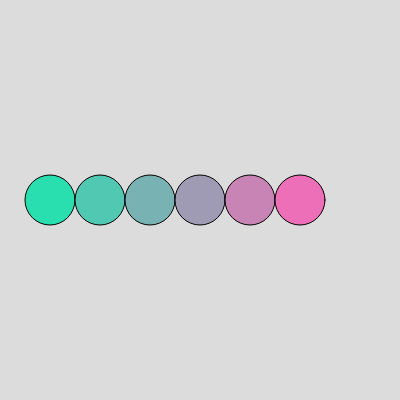
Frame 1 (no input)
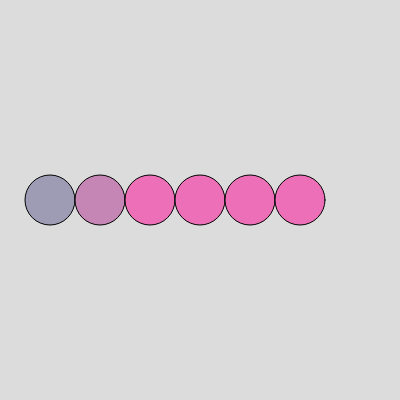
Frame 60 (no input)
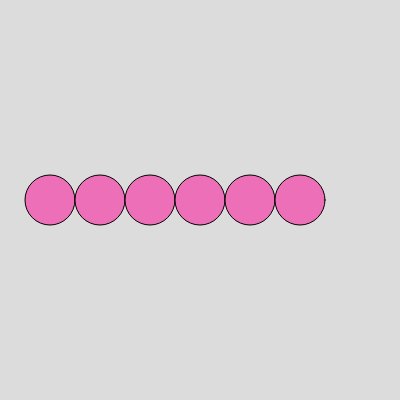
Frame 120 (the mouse pressed at the canvas centre since frame 60)

The p5.js sketch that drew these frames (run headless with seeded random() and noise() and a simulated clock; from frame 60 on, the mouse is pressed at the canvas centre):

// p5.js sketch
// ── sketch.js
let ellipseD;
let colour1, colour2;

function setup() {
  createCanvas(400, 400);
  ellipseD = 50;
  colour1 = "#28e0af";
  colour2 = "#ed6fb7";
}

function draw() {
  background(220);

  
  fill(lerpColor(color(colour1), color(colour2), 0+frameCount*0.01));
  ellipse(50,200,50);

   fill(lerpColor(color(colour1), color(colour2), 0.2+frameCount*0.01));
  ellipse(100,200,50);

  fill(lerpColor(color(colour1), color(colour2), 0.4+frameCount*0.01));
  ellipse(150,200,50);

  fill(lerpColor(color(colour1), color(colour2), 0.6+frameCount*0.01));
  ellipse(200,200,50);

  fill(lerpColor(color(colour1), color(colour2), 0.8+frameCount*0.01));
  ellipse(250,200,50);

  fill(lerpColor(color(colour1), color(colour2), 1+frameCount*0.01));
  ellipse(300,200,50);
 
}
